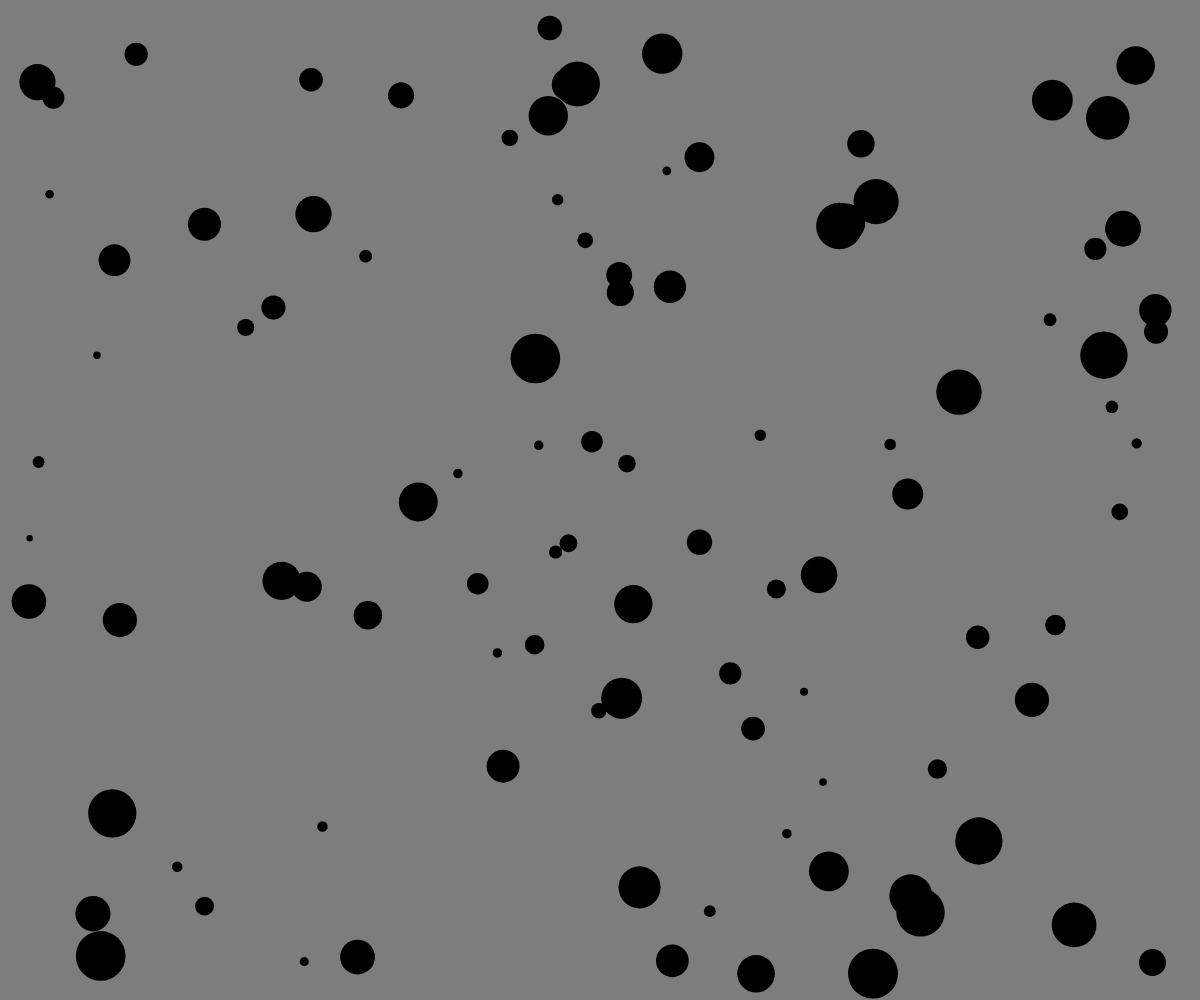
Frame 1 (no input)
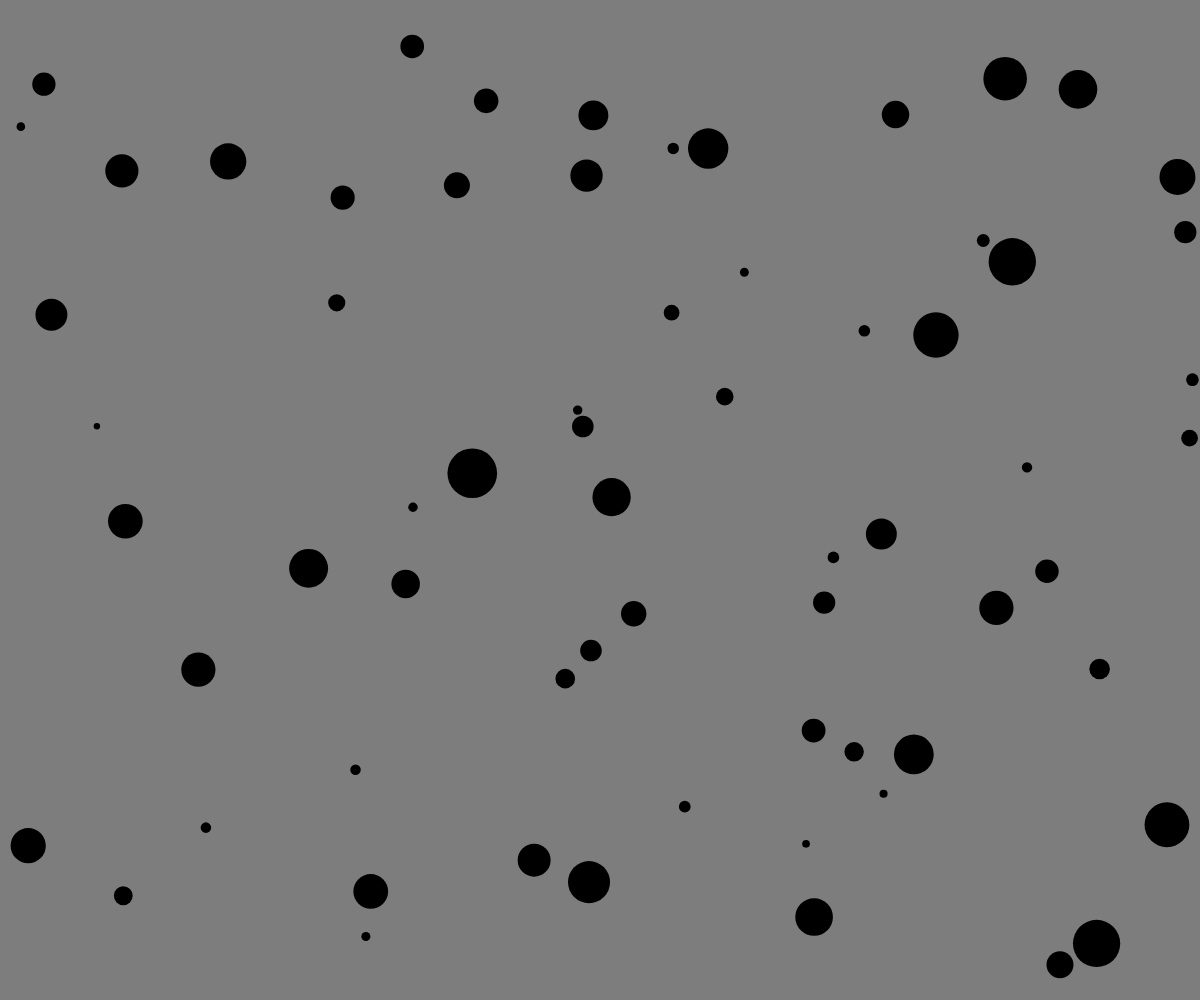
Frame 60 (no input)
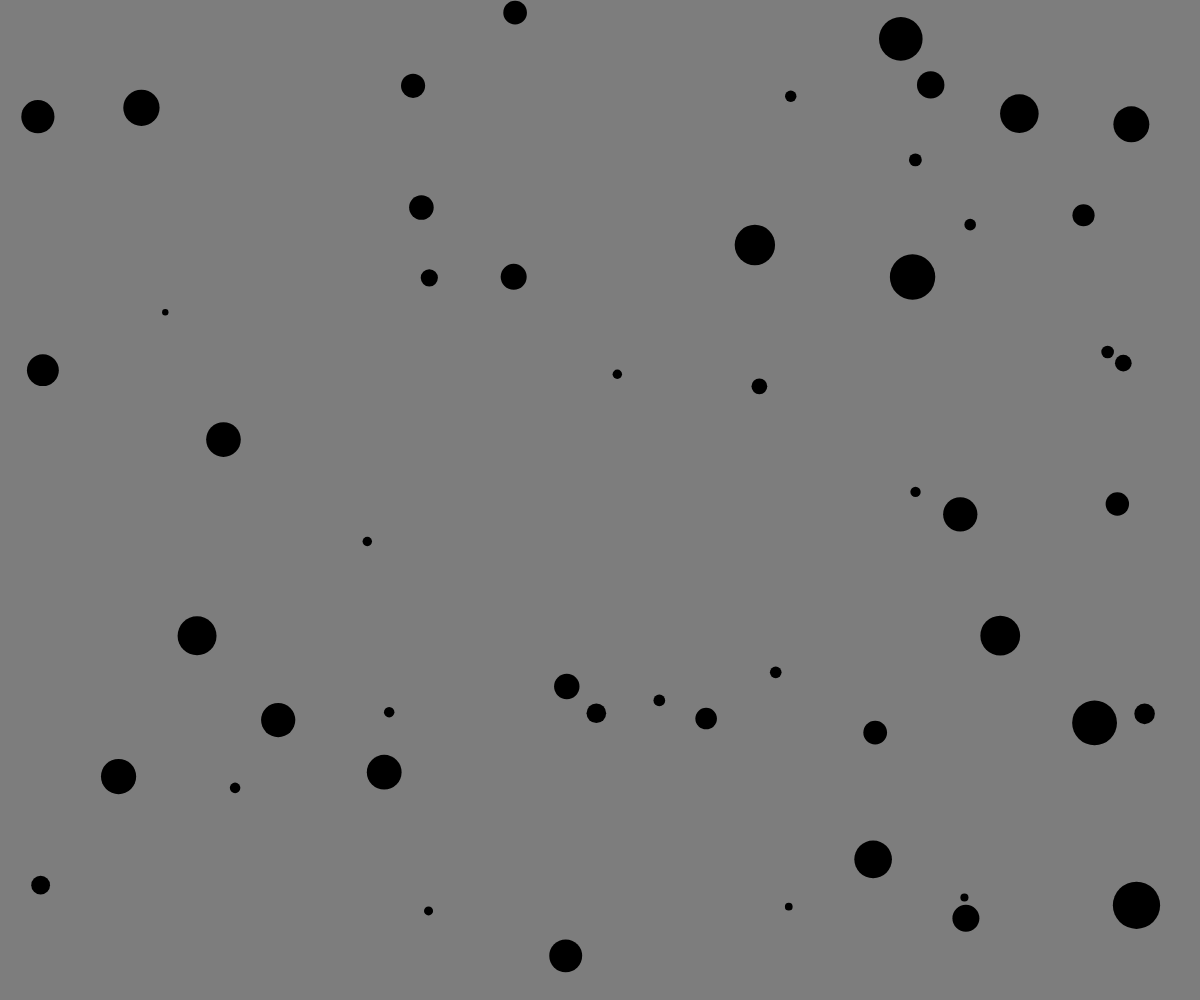
Frame 120 (the mouse pressed at the canvas centre since frame 60)

The p5.js sketch that drew these frames (run headless with seeded random() and noise() and a simulated clock; from frame 60 on, the mouse is pressed at the canvas centre):

// p5.js sketch
// ── sketch.js
//work in progress

let bbs = [];

function setup() {
  createCanvas(windowWidth, windowHeight);

  for (let i = 0; i < 100; i++) {
    let x = random(25, windowWidth - 25);
    let y = random(25, windowHeight - 25);
    let d = random(5, 50);
    let b = new bb(x, y, d);
    bbs.push(b);
  }
}

function draw() {
  background(125);

  let newbbs = [];
  for (let b of bbs) {
    b.move();
    b.bounce();
    b.show();
    let disappear = false;
    for (let others of bbs) {
      if (b !== others && b.intersects(others)) {
        disappear = true;
      }
    }
    // for (let i = 0; i < bbs.length - 1; i++) {
    //   if (disappear) {
    //     bbs.splice(i, 1);
    //   }
    // }
    if (disappear == false) {
      newbbs.push(b);
    }
  }
  bbs = newbbs;
}

class bb {
  constructor(x, y, d) {
    this.x = x;
    this.y = y;
    this.d = d;
    this.xSpeed = random(-2, 2);
    this.ySpeed = random(-2, 2);
    this.brightness = 0;
  }

  intersects(others) {
    let d = dist(this.x, this.y, others.x, others.y);
    return d <= this.d / 2 + others.d / 2;
  }

  move() {
    this.x = this.x + this.xSpeed;
    this.y = this.y + this.ySpeed;
  }

  bounce() {
    if (this.x >= width - this.d / 2 || this.x <= this.d / 2) {
      this.xSpeed = this.xSpeed * -1;
    }
    if (this.y >= height - this.d / 2 || this.y <= this.d / 2) {
      this.ySpeed = this.ySpeed * -1;
    }
  }

  show() {
    noStroke();
    fill(this.brightness);
    circle(this.x, this.y, this.d);
  }
}
